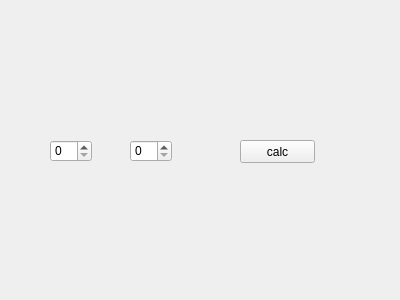
<?xml version="1.0" encoding="UTF-8"?>
<ui version="4.0">
 <class>Form</class>
 <widget class="QWidget" name="Form">
  <property name="geometry">
   <rect>
    <x>0</x>
    <y>0</y>
    <width>400</width>
    <height>300</height>
   </rect>
  </property>
  <property name="windowTitle">
   <string>Form</string>
  </property>
  <widget class="QSpinBox" name="spinA">
   <property name="geometry">
    <rect>
     <x>50</x>
     <y>140</y>
     <width>42</width>
     <height>22</height>
    </rect>
   </property>
  </widget>
  <widget class="QSpinBox" name="spinB">
   <property name="geometry">
    <rect>
     <x>130</x>
     <y>140</y>
     <width>42</width>
     <height>22</height>
    </rect>
   </property>
  </widget>
  <widget class="QPushButton" name="pushButton">
   <property name="geometry">
    <rect>
     <x>240</x>
     <y>140</y>
     <width>75</width>
     <height>23</height>
    </rect>
   </property>
   <property name="text">
    <string>calc</string>
   </property>
  </widget>
 </widget>
 <resources/>
 <connections/>
</ui>
